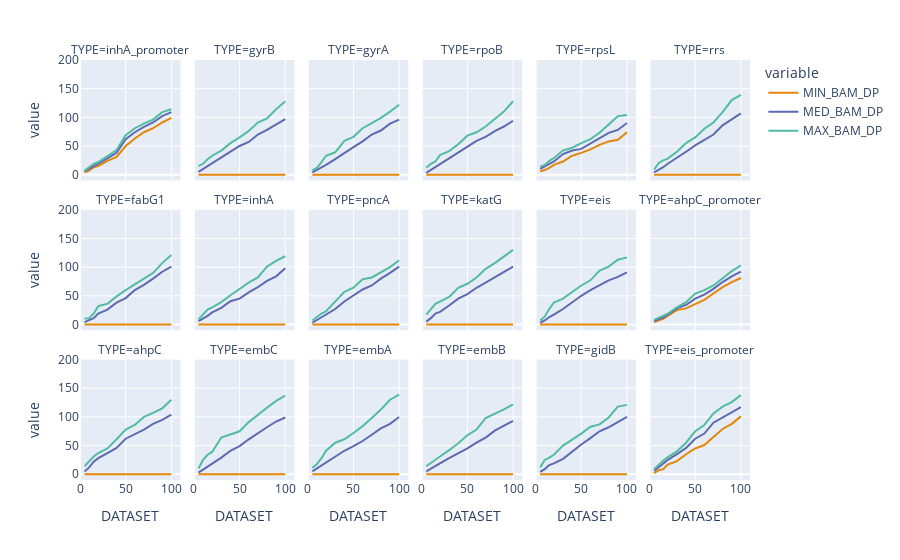

The cell this chart's notebook holds for it:
### Markdown cell above
#### DEL only

### Code cell
fig = px.line(DELsummstats.sort_values(by=['DATASET'], ascending=[True]), x='DATASET', y=['MIN_BAM_DP', 'MED_BAM_DP', 'MAX_BAM_DP'], facet_col='TYPE', facet_col_wrap=6, range_y=(-10, 200), range_x=(0, 110), color_discrete_sequence=px.colors.qualitative.Vivid)
fig

### Figure 1 — Plotly figure (JSON) as saved in the notebook; plotly's stock layout.template omitted (floating-point values rounded to 4 significant figures)
{"data": [{"hovertemplate": "variable=MIN_BAM_DP<br>TYPE=inhA_promoter<br>DATASET=%{x}<br>value=%{y}<extra></extra>", "legendgroup": "MIN_BAM_DP", "line": {"color": "rgb(229, 134, 6)", "dash": "solid"}, "mode": "lines", "name": "MIN_BAM_DP", "orientation": "v", "showlegend": true, "type": "scatter", "x": [5, 10, 15, 20, 30, 40, 50, 60, 70, 80, 90, 100], "xaxis": "x13", "y": [4, 7, 13, 15, 24, 31, 50, 63, 74, 81, 91, 99], "yaxis": "y13"}, {"hovertemplate": "variable=MIN_BAM_DP<br>TYPE=gyrB<br>DATASET=%{x}<br>value=%{y}<extra></extra>", "legendgroup": "MIN_BAM_DP", "line": {"color": "rgb(229, 134, 6)", "dash": "solid"}, "mode": "lines", "name": "MIN_BAM_DP", "orientation": "v", "showlegend": false, "type": "scatter", "x": [5, 10, 15, 20, 30, 40, 50, 60, 70, 80, 90, 100], "xaxis": "x14", "y": [0, 0, 0, 0, 0, 0, 0, 0, 0, 0, 0, 0], "yaxis": "y14"}, {"hovertemplate": "variable=MIN_BAM_DP<br>TYPE=gyrA<br>DATASET=%{x}<br>value=%{y}<extra></extra>", "legendgroup": "MIN_BAM_DP", "line": {"color": "rgb(229, 134, 6)", "dash": "solid"}, "mode": "lines", "name": "MIN_BAM_DP", "orientation": "v", "showlegend": false, "type": "scatter", "x": [5, 10, 15, 20, 30, 40, 50, 60, 70, 80, 90, 100], "xaxis": "x15", "y": [0, 0, 0, 0, 0, 0, 0, 0, 0, 0, 0, 0], "yaxis": "y15"}, {"hovertemplate": "variable=MIN_BAM_DP<br>TYPE=rpoB<br>DATASET=%{x}<br>value=%{y}<extra></extra>", "legendgroup": "MIN_BAM_DP", "line": {"color": "rgb(229, 134, 6)", "dash": "solid"}, "mode": "lines", "name": "MIN_BAM_DP", "orientation": "v", "showlegend": false, "type": "scatter", "x": [5, 10, 15, 20, 30, 40, 50, 60, 70, 80, 90, 100], "xaxis": "x16", "y": [0, 0, 0, 0, 0, 0, 0, 0, 0, 0, 0, 0], "yaxis": "y16"}, {"hovertemplate": "variable=MIN_BAM_DP<br>TYPE=rpsL<br>DATASET=%{x}<br>value=%{y}<extra></extra>", "legendgroup": "MIN_BAM_DP", "line": {"color": "rgb(229, 134, 6)", "dash": "solid"}, "mode": "lines", "name": "MIN_BAM_DP", "orientation": "v", "showlegend": false, "type": "scatter", "x": [5, 10, 15, 20, 30, 40, 50, 60, 70, 80, 90, 100], "xaxis": "x17", "y": [6, 8, 12, 17, 23, 33, 38, 44, 52, 58, 61, 74], "yaxis": "y17"}, {"hovertemplate": "variable=MIN_BAM_DP<br>TYPE=rrs<br>DATASET=%{x}<br>value=%{y}<extra></extra>", "legendgroup": "MIN_BAM_DP", "line": {"color": "rgb(229, 134, 6)", "dash": "solid"}, "mode": "lines", "name": "MIN_BAM_DP", "orientation": "v", "showlegend": false, "type": "scatter", "x": [5, 10, 15, 20, 30, 40, 50, 60, 70, 80, 90, 100], "xaxis": "x18", "y": [0, 0, 0, 0, 0, 0, 0, 0, 0, 0, 0, 0], "yaxis": "y18"}, {"hovertemplate": "variable=MIN_BAM_DP<br>TYPE=fabG1<br>DATASET=%{x}<br>value=%{y}<extra></extra>", "legendgroup": "MIN_BAM_DP", "line": {"color": "rgb(229, 134, 6)", "dash": "solid"}, "mode": "lines", "name": "MIN_BAM_DP", "orientation": "v", "showlegend": false, "type": "scatter", "x": [5, 10, 15, 20, 30, 40, 50, 60, 70, 80, 90, 100], "xaxis": "x7", "y": [0, 0, 0, 0, 0, 0, 0, 0, 0, 0, 0, 0], "yaxis": "y7"}, {"hovertemplate": "variable=MIN_BAM_DP<br>TYPE=inhA<br>DATASET=%{x}<br>value=%{y}<extra></extra>", "legendgroup": "MIN_BAM_DP", "line": {"color": "rgb(229, 134, 6)", "dash": "solid"}, "mode": "lines", "name": "MIN_BAM_DP", "orientation": "v", "showlegend": false, "type": "scatter", "x": [5, 10, 15, 20, 30, 40, 50, 60, 70, 80, 90, 100], "xaxis": "x8", "y": [0, 0, 0, 0, 0, 0, 0, 0, 0, 0, 0, 0], "yaxis": "y8"}, {"hovertemplate": "variable=MIN_BAM_DP<br>TYPE=pncA<br>DATASET=%{x}<br>value=%{y}<extra></extra>", "legendgroup": "MIN_BAM_DP", "line": {"color": "rgb(229, 134, 6)", "dash": "solid"}, "mode": "lines", "name": "MIN_BAM_DP", "orientation": "v", "showlegend": false, "type": "scatter", "x": [5, 10, 15, 20, 30, 40, 50, 60, 70, 80, 90, 100], "xaxis": "x9", "y": [0, 0, 0, 0, 0, 0, 0, 0, 0, 0, 0, 0], "yaxis": "y9"}, {"hovertemplate": "variable=MIN_BAM_DP<br>TYPE=katG<br>DATASET=%{x}<br>value=%{y}<extra></extra>", "legendgroup": "MIN_BAM_DP", "line": {"color": "rgb(229, 134, 6)", "dash": "solid"}, "mode": "lines", "name": "MIN_BAM_DP", "orientation": "v", "showlegend": false, "type": "scatter", "x": [5, 10, 15, 20, 30, 40, 50, 60, 70, 80, 90, 100], "xaxis": "x10", "y": [0, 0, 0, 0, 0, 0, 0, 0, 0, 0, 0, 0], "yaxis": "y10"}, {"hovertemplate": "variable=MIN_BAM_DP<br>TYPE=eis<br>DATASET=%{x}<br>value=%{y}<extra></extra>", "legendgroup": "MIN_BAM_DP", "line": {"color": "rgb(229, 134, 6)", "dash": "solid"}, "mode": "lines", "name": "MIN_BAM_DP", "orientation": "v", "showlegend": false, "type": "scatter", "x": [5, 10, 15, 20, 30, 40, 50, 60, 70, 80, 90, 100], "xaxis": "x11", "y": [0, 0, 0, 0, 0, 0, 0, 0, 0, 0, 0, 0], "yaxis": "y11"}, {"hovertemplate": "variable=MIN_BAM_DP<br>TYPE=ahpC_promoter<br>DATASET=%{x}<br>value=%{y}<extra></extra>", "legendgroup": "MIN_BAM_DP", "line": {"color": "rgb(229, 134, 6)", "dash": "solid"}, "mode": "lines", "name": "MIN_BAM_DP", "orientation": "v", "showlegend": false, "type": "scatter", "x": [5, 10, 15, 20, 30, 40, 50, 60, 70, 80, 90, 100], "xaxis": "x12", "y": [4, 7, 10, 15, 25, 28, 35, 43, 54, 65, 74, 81], "yaxis": "y12"}, {"hovertemplate": "variable=MIN_BAM_DP<br>TYPE=ahpC<br>DATASET=%{x}<br>value=%{y}<extra></extra>", "legendgroup": "MIN_BAM_DP", "line": {"color": "rgb(229, 134, 6)", "dash": "solid"}, "mode": "lines", "name": "MIN_BAM_DP", "orientation": "v", "showlegend": false, "type": "scatter", "x": [5, 10, 15, 20, 30, 40, 50, 60, 70, 80, 90, 100], "xaxis": "x", "y": [0, 0, 0, 0, 0, 0, 0, 0, 0, 0, 0, 0], "yaxis": "y"}, {"hovertemplate": "variable=MIN_BAM_DP<br>TYPE=embC<br>DATASET=%{x}<br>value=%{y}<extra></extra>", "legendgroup": "MIN_BAM_DP", "line": {"color": "rgb(229, 134, 6)", "dash": "solid"}, "mode": "lines", "name": "MIN_BAM_DP", "orientation": "v", "showlegend": false, "type": "scatter", "x": [5, 10, 15, 20, 30, 40, 50, 60, 70, 80, 90, 100], "xaxis": "x2", "y": [0, 0, 0, 0, 0, 0, 0, 0, 0, 0, 0, 0], "yaxis": "y2"}, {"hovertemplate": "variable=MIN_BAM_DP<br>TYPE=embA<br>DATASET=%{x}<br>value=%{y}<extra></extra>", "legendgroup": "MIN_BAM_DP", "line": {"color": "rgb(229, 134, 6)", "dash": "solid"}, "mode": "lines", "name": "MIN_BAM_DP", "orientation": "v", "showlegend": false, "type": "scatter", "x": [5, 10, 15, 20, 30, 40, 50, 60, 70, 80, 90, 100], "xaxis": "x3", "y": [0, 0, 0, 0, 0, 0, 0, 0, 0, 0, 0, 0], "yaxis": "y3"}, {"hovertemplate": "variable=MIN_BAM_DP<br>TYPE=embB<br>DATASET=%{x}<br>value=%{y}<extra></extra>", "legendgroup": "MIN_BAM_DP", "line": {"color": "rgb(229, 134, 6)", "dash": "solid"}, "mode": "lines", "name": "MIN_BAM_DP", "orientation": "v", "showlegend": false, "type": "scatter", "x": [5, 10, 15, 20, 30, 40, 50, 60, 70, 80, 90, 100], "xaxis": "x4", "y": [0, 0, 0, 0, 0, 0, 0, 0, 0, 0, 0, 0], "yaxis": "y4"}, {"hovertemplate": "variable=MIN_BAM_DP<br>TYPE=gidB<br>DATASET=%{x}<br>value=%{y}<extra></extra>", "legendgroup": "MIN_BAM_DP", "line": {"color": "rgb(229, 134, 6)", "dash": "solid"}, "mode": "lines", "name": "MIN_BAM_DP", "orientation": "v", "showlegend": false, "type": "scatter", "x": [5, 10, 15, 20, 30, 40, 50, 60, 70, 80, 90, 100], "xaxis": "x5", "y": [0, 0, 0, 0, 0, 0, 0, 0, 0, 0, 0, 0], "yaxis": "y5"}, {"hovertemplate": "variable=MIN_BAM_DP<br>TYPE=eis_promoter<br>DATASET=%{x}<br>value=%{y}<extra></extra>", "legendgroup": "MIN_BAM_DP", "line": {"color": "rgb(229, 134, 6)", "dash": "solid"}, "mode": "lines", "name": "MIN_BAM_DP", "orientation": "v", "showlegend": false, "type": "scatter", "x": [5, 10, 15, 20, 30, 40, 50, 60, 70, 80, 90, 100], "xaxis": "x6", "y": [2, 7, 9, 17, 23, 35, 45, 51, 65, 79, 88, 101], "yaxis": "y6"}, {"hovertemplate": "variable=MED_BAM_DP<br>TYPE=inhA_promoter<br>DATASET=%{x}<br>value=%{y}<extra></extra>", "legendgroup": "MED_BAM_DP", "line": {"color": "rgb(93, 105, 177)", "dash": "solid"}, "mode": "lines", "name": "MED_BAM_DP", "orientation": "v", "showlegend": true, "type": "scatter", "x": [5, 10, 15, 20, 30, 40, 50, 60, 70, 80, 90, 100], "xaxis": "x13", "y": [5.5, 11, 15, 19, 29, 38, 62, 74, 83.5, 91, 102, 109], "yaxis": "y13"}, {"hovertemplate": "variable=MED_BAM_DP<br>TYPE=gyrB<br>DATASET=%{x}<br>value=%{y}<extra></extra>", "legendgroup": "MED_BAM_DP", "line": {"color": "rgb(93, 105, 177)", "dash": "solid"}, "mode": "lines", "name": "MED_BAM_DP", "orientation": "v", "showlegend": false, "type": "scatter", "x": [5, 10, 15, 20, 30, 40, 50, 60, 70, 80, 90, 100], "xaxis": "x14", "y": [5, 10, 14, 19, 29, 40, 50, 57, 70, 78, 88, 97], "yaxis": "y14"}, {"hovertemplate": "variable=MED_BAM_DP<br>TYPE=gyrA<br>DATASET=%{x}<br>value=%{y}<extra></extra>", "legendgroup": "MED_BAM_DP", "line": {"color": "rgb(93, 105, 177)", "dash": "solid"}, "mode": "lines", "name": "MED_BAM_DP", "orientation": "v", "showlegend": false, "type": "scatter", "x": [5, 10, 15, 20, 30, 40, 50, 60, 70, 80, 90, 100], "xaxis": "x15", "y": [4, 8, 13, 17, 27, 38, 48, 58, 70, 77, 89, 96], "yaxis": "y15"}, {"hovertemplate": "variable=MED_BAM_DP<br>TYPE=rpoB<br>DATASET=%{x}<br>value=%{y}<extra></extra>", "legendgroup": "MED_BAM_DP", "line": {"color": "rgb(93, 105, 177)", "dash": "solid"}, "mode": "lines", "name": "MED_BAM_DP", "orientation": "v", "showlegend": false, "type": "scatter", "x": [5, 10, 15, 20, 30, 40, 50, 60, 70, 80, 90, 100], "xaxis": "x16", "y": [3, 8, 13, 18, 29, 38, 49, 59, 66, 76, 84, 94], "yaxis": "y16"}, {"hovertemplate": "variable=MED_BAM_DP<br>TYPE=rpsL<br>DATASET=%{x}<br>value=%{y}<extra></extra>", "legendgroup": "MED_BAM_DP", "line": {"color": "rgb(93, 105, 177)", "dash": "solid"}, "mode": "lines", "name": "MED_BAM_DP", "orientation": "v", "showlegend": false, "type": "scatter", "x": [5, 10, 15, 20, 30, 40, 50, 60, 70, 80, 90, 100], "xaxis": "x17", "y": [10, 14, 18, 23, 36, 42, 45, 54, 64, 73, 78, 90], "yaxis": "y17"}, {"hovertemplate": "variable=MED_BAM_DP<br>TYPE=rrs<br>DATASET=%{x}<br>value=%{y}<extra></extra>", "legendgroup": "MED_BAM_DP", "line": {"color": "rgb(93, 105, 177)", "dash": "solid"}, "mode": "lines", "name": "MED_BAM_DP", "orientation": "v", "showlegend": false, "type": "scatter", "x": [5, 10, 15, 20, 30, 40, 50, 60, 70, 80, 90, 100], "xaxis": "x18", "y": [4, 8, 13, 19, 29, 40, 51, 60, 70, 86, 96, 107], "yaxis": "y18"}, {"hovertemplate": "variable=MED_BAM_DP<br>TYPE=fabG1<br>DATASET=%{x}<br>value=%{y}<extra></extra>", "legendgroup": "MED_BAM_DP", "line": {"color": "rgb(93, 105, 177)", "dash": "solid"}, "mode": "lines", "name": "MED_BAM_DP", "orientation": "v", "showlegend": false, "type": "scatter", "x": [5, 10, 15, 20, 30, 40, 50, 60, 70, 80, 90, 100], "xaxis": "x7", "y": [4, 7, 11, 19, 26, 38, 46, 60, 69, 80, 92, 101], "yaxis": "y7"}, {"hovertemplate": "variable=MED_BAM_DP<br>TYPE=inhA<br>DATASET=%{x}<br>value=%{y}<extra></extra>", "legendgroup": "MED_BAM_DP", "line": {"color": "rgb(93, 105, 177)", "dash": "solid"}, "mode": "lines", "name": "MED_BAM_DP", "orientation": "v", "showlegend": false, "type": "scatter", "x": [5, 10, 15, 20, 30, 40, 50, 60, 70, 80, 90, 100], "xaxis": "x8", "y": [6, 10, 15, 21, 29, 40.5, 45, 56, 65, 76, 84, 98], "yaxis": "y8"}, {"hovertemplate": "variable=MED_BAM_DP<br>TYPE=pncA<br>DATASET=%{x}<br>value=%{y}<extra></extra>", "legendgroup": "MED_BAM_DP", "line": {"color": "rgb(93, 105, 177)", "dash": "solid"}, "mode": "lines", "name": "MED_BAM_DP", "orientation": "v", "showlegend": false, "type": "scatter", "x": [5, 10, 15, 20, 30, 40, 50, 60, 70, 80, 90, 100], "xaxis": "x9", "y": [3, 8, 12, 17, 27, 40, 50, 61, 68, 80, 90, 101], "yaxis": "y9"}, {"hovertemplate": "variable=MED_BAM_DP<br>TYPE=katG<br>DATASET=%{x}<br>value=%{y}<extra></extra>", "legendgroup": "MED_BAM_DP", "line": {"color": "rgb(93, 105, 177)", "dash": "solid"}, "mode": "lines", "name": "MED_BAM_DP", "orientation": "v", "showlegend": false, "type": "scatter", "x": [5, 10, 15, 20, 30, 40, 50, 60, 70, 80, 90, 100], "xaxis": "x10", "y": [5, 11, 19, 22, 33, 45, 53, 64, 73, 82, 91, 101], "yaxis": "y10"}, {"hovertemplate": "variable=MED_BAM_DP<br>TYPE=eis<br>DATASET=%{x}<br>value=%{y}<extra></extra>", "legendgroup": "MED_BAM_DP", "line": {"color": "rgb(93, 105, 177)", "dash": "solid"}, "mode": "lines", "name": "MED_BAM_DP", "orientation": "v", "showlegend": false, "type": "scatter", "x": [5, 10, 15, 20, 30, 40, 50, 60, 70, 80, 90, 100], "xaxis": "x11", "y": [3, 7, 13, 17, 27, 39, 50, 60, 68, 77, 83, 91], "yaxis": "y11"}, {"hovertemplate": "variable=MED_BAM_DP<br>TYPE=ahpC_promoter<br>DATASET=%{x}<br>value=%{y}<extra></extra>", "legendgroup": "MED_BAM_DP", "line": {"color": "rgb(93, 105, 177)", "dash": "solid"}, "mode": "lines", "name": "MED_BAM_DP", "orientation": "v", "showlegend": false, "type": "scatter", "x": [5, 10, 15, 20, 30, 40, 50, 60, 70, 80, 90, 100], "xaxis": "x12", "y": [6, 9, 12, 17, 28, 34, 45, 52, 62, 74, 84, 92], "yaxis": "y12"}, {"hovertemplate": "variable=MED_BAM_DP<br>TYPE=ahpC<br>DATASET=%{x}<br>value=%{y}<extra></extra>", "legendgroup": "MED_BAM_DP", "line": {"color": "rgb(93, 105, 177)", "dash": "solid"}, "mode": "lines", "name": "MED_BAM_DP", "orientation": "v", "showlegend": false, "type": "scatter", "x": [5, 10, 15, 20, 30, 40, 50, 60, 70, 80, 90, 100], "xaxis": "x", "y": [5, 12, 22, 28, 37, 46, 62, 70, 78, 88, 95, 104], "yaxis": "y"}, {"hovertemplate": "variable=MED_BAM_DP<br>TYPE=embC<br>DATASET=%{x}<br>value=%{y}<extra></extra>", "legendgroup": "MED_BAM_DP", "line": {"color": "rgb(93, 105, 177)", "dash": "solid"}, "mode": "lines", "name": "MED_BAM_DP", "orientation": "v", "showlegend": false, "type": "scatter", "x": [5, 10, 15, 20, 30, 40, 50, 60, 70, 80, 90, 100], "xaxis": "x2", "y": [3, 8, 13, 19, 29, 41, 49, 61, 72, 82, 92, 99], "yaxis": "y2"}, {"hovertemplate": "variable=MED_BAM_DP<br>TYPE=embA<br>DATASET=%{x}<br>value=%{y}<extra></extra>", "legendgroup": "MED_BAM_DP", "line": {"color": "rgb(93, 105, 177)", "dash": "solid"}, "mode": "lines", "name": "MED_BAM_DP", "orientation": "v", "showlegend": false, "type": "scatter", "x": [5, 10, 15, 20, 30, 40, 50, 60, 70, 80, 90, 100], "xaxis": "x3", "y": [5, 10, 15, 20, 30, 41, 49, 58, 69, 80, 88, 100], "yaxis": "y3"}, {"hovertemplate": "variable=MED_BAM_DP<br>TYPE=embB<br>DATASET=%{x}<br>value=%{y}<extra></extra>", "legendgroup": "MED_BAM_DP", "line": {"color": "rgb(93, 105, 177)", "dash": "solid"}, "mode": "lines", "name": "MED_BAM_DP", "orientation": "v", "showlegend": false, "type": "scatter", "x": [5, 10, 15, 20, 30, 40, 50, 60, 70, 80, 90, 100], "xaxis": "x4", "y": [5, 10, 14, 19, 28, 36, 45, 55, 64, 76, 85, 93], "yaxis": "y4"}, {"hovertemplate": "variable=MED_BAM_DP<br>TYPE=gidB<br>DATASET=%{x}<br>value=%{y}<extra></extra>", "legendgroup": "MED_BAM_DP", "line": {"color": "rgb(93, 105, 177)", "dash": "solid"}, "mode": "lines", "name": "MED_BAM_DP", "orientation": "v", "showlegend": false, "type": "scatter", "x": [5, 10, 15, 20, 30, 40, 50, 60, 70, 80, 90, 100], "xaxis": "x5", "y": [4, 9, 16, 19, 27, 40, 52, 63, 75, 82, 91, 100], "yaxis": "y5"}, {"hovertemplate": "variable=MED_BAM_DP<br>TYPE=eis_promoter<br>DATASET=%{x}<br>value=%{y}<extra></extra>", "legendgroup": "MED_BAM_DP", "line": {"color": "rgb(93, 105, 177)", "dash": "solid"}, "mode": "lines", "name": "MED_BAM_DP", "orientation": "v", "showlegend": false, "type": "scatter", "x": [5, 10, 15, 20, 30, 40, 50, 60, 70, 80, 90, 100], "xaxis": "x6", "y": [6, 12, 19, 25, 35, 46, 62, 71, 90, 99, 107, 117], "yaxis": "y6"}, {"hovertemplate": "variable=MAX_BAM_DP<br>TYPE=inhA_promoter<br>DATASET=%{x}<br>value=%{y}<extra></extra>", "legendgroup": "MAX_BAM_DP", "line": {"color": "rgb(82, 188, 163)", "dash": "solid"}, "mode": "lines", "name": "MAX_BAM_DP", "orientation": "v", "showlegend": true, "type": "scatter", "x": [5, 10, 15, 20, 30, 40, 50, 60, 70, 80, 90, 100], "xaxis": "x13", "y": [7, 13, 19, 22, 32, 43, 69, 81, 89, 96, 109, 114], "yaxis": "y13"}, {"hovertemplate": "variable=MAX_BAM_DP<br>TYPE=gyrB<br>DATASET=%{x}<br>value=%{y}<extra></extra>", "legendgroup": "MAX_BAM_DP", "line": {"color": "rgb(82, 188, 163)", "dash": "solid"}, "mode": "lines", "name": "MAX_BAM_DP", "orientation": "v", "showlegend": false, "type": "scatter", "x": [5, 10, 15, 20, 30, 40, 50, 60, 70, 80, 90, 100], "xaxis": "x14", "y": [15, 19, 27, 33, 42, 55, 65, 76, 91, 98, 114, 128], "yaxis": "y14"}, {"hovertemplate": "variable=MAX_BAM_DP<br>TYPE=gyrA<br>DATASET=%{x}<br>value=%{y}<extra></extra>", "legendgroup": "MAX_BAM_DP", "line": {"color": "rgb(82, 188, 163)", "dash": "solid"}, "mode": "lines", "name": "MAX_BAM_DP", "orientation": "v", "showlegend": false, "type": "scatter", "x": [5, 10, 15, 20, 30, 40, 50, 60, 70, 80, 90, 100], "xaxis": "x15", "y": [8, 12, 22, 33, 39, 59, 66, 81, 90, 99, 110, 122], "yaxis": "y15"}, {"hovertemplate": "variable=MAX_BAM_DP<br>TYPE=rpoB<br>DATASET=%{x}<br>value=%{y}<extra></extra>", "legendgroup": "MAX_BAM_DP", "line": {"color": "rgb(82, 188, 163)", "dash": "solid"}, "mode": "lines", "name": "MAX_BAM_DP", "orientation": "v", "showlegend": false, "type": "scatter", "x": [5, 10, 15, 20, 30, 40, 50, 60, 70, 80, 90, 100], "xaxis": "x16", "y": [12, 19, 23, 34, 41, 53, 68, 74, 84, 97, 110, 128], "yaxis": "y16"}, {"hovertemplate": "variable=MAX_BAM_DP<br>TYPE=rpsL<br>DATASET=%{x}<br>value=%{y}<extra></extra>", "legendgroup": "MAX_BAM_DP", "line": {"color": "rgb(82, 188, 163)", "dash": "solid"}, "mode": "lines", "name": "MAX_BAM_DP", "orientation": "v", "showlegend": false, "type": "scatter", "x": [5, 10, 15, 20, 30, 40, 50, 60, 70, 80, 90, 100], "xaxis": "x17", "y": [14, 17, 24, 29, 42, 47, 55, 62, 73, 87, 102, 104], "yaxis": "y17"}, {"hovertemplate": "variable=MAX_BAM_DP<br>TYPE=rrs<br>DATASET=%{x}<br>value=%{y}<extra></extra>", "legendgroup": "MAX_BAM_DP", "line": {"color": "rgb(82, 188, 163)", "dash": "solid"}, "mode": "lines", "name": "MAX_BAM_DP", "orientation": "v", "showlegend": false, "type": "scatter", "x": [5, 10, 15, 20, 30, 40, 50, 60, 70, 80, 90, 100], "xaxis": "x18", "y": [9, 20, 25, 28, 40, 55, 65, 80, 91, 109, 130, 139], "yaxis": "y18"}, {"hovertemplate": "variable=MAX_BAM_DP<br>TYPE=fabG1<br>DATASET=%{x}<br>value=%{y}<extra></extra>", "legendgroup": "MAX_BAM_DP", "line": {"color": "rgb(82, 188, 163)", "dash": "solid"}, "mode": "lines", "name": "MAX_BAM_DP", "orientation": "v", "showlegend": false, "type": "scatter", "x": [5, 10, 15, 20, 30, 40, 50, 60, 70, 80, 90, 100], "xaxis": "x7", "y": [10, 11, 19, 32, 36, 49, 60, 70, 80, 90, 107, 121], "yaxis": "y7"}, {"hovertemplate": "variable=MAX_BAM_DP<br>TYPE=inhA<br>DATASET=%{x}<br>value=%{y}<extra></extra>", "legendgroup": "MAX_BAM_DP", "line": {"color": "rgb(82, 188, 163)", "dash": "solid"}, "mode": "lines", "name": "MAX_BAM_DP", "orientation": "v", "showlegend": false, "type": "scatter", "x": [5, 10, 15, 20, 30, 40, 50, 60, 70, 80, 90, 100], "xaxis": "x8", "y": [9, 17, 26, 30, 39, 51, 62, 73, 82, 101, 111, 119], "yaxis": "y8"}, {"hovertemplate": "variable=MAX_BAM_DP<br>TYPE=pncA<br>DATASET=%{x}<br>value=%{y}<extra></extra>", "legendgroup": "MAX_BAM_DP", "line": {"color": "rgb(82, 188, 163)", "dash": "solid"}, "mode": "lines", "name": "MAX_BAM_DP", "orientation": "v", "showlegend": false, "type": "scatter", "x": [5, 10, 15, 20, 30, 40, 50, 60, 70, 80, 90, 100], "xaxis": "x9", "y": [7, 13, 19, 23, 40, 57, 64, 79, 82, 91, 100, 112], "yaxis": "y9"}, {"hovertemplate": "variable=MAX_BAM_DP<br>TYPE=katG<br>DATASET=%{x}<br>value=%{y}<extra></extra>", "legendgroup": "MAX_BAM_DP", "line": {"color": "rgb(82, 188, 163)", "dash": "solid"}, "mode": "lines", "name": "MAX_BAM_DP", "orientation": "v", "showlegend": false, "type": "scatter", "x": [5, 10, 15, 20, 30, 40, 50, 60, 70, 80, 90, 100], "xaxis": "x10", "y": [17, 26, 36, 40, 48, 64, 71, 82, 97, 107, 118, 130], "yaxis": "y10"}, {"hovertemplate": "variable=MAX_BAM_DP<br>TYPE=eis<br>DATASET=%{x}<br>value=%{y}<extra></extra>", "legendgroup": "MAX_BAM_DP", "line": {"color": "rgb(82, 188, 163)", "dash": "solid"}, "mode": "lines", "name": "MAX_BAM_DP", "orientation": "v", "showlegend": false, "type": "scatter", "x": [5, 10, 15, 20, 30, 40, 50, 60, 70, 80, 90, 100], "xaxis": "x11", "y": [7, 14, 27, 38, 45, 56, 68, 77, 94, 101, 113, 117], "yaxis": "y11"}, {"hovertemplate": "variable=MAX_BAM_DP<br>TYPE=ahpC_promoter<br>DATASET=%{x}<br>value=%{y}<extra></extra>", "legendgroup": "MAX_BAM_DP", "line": {"color": "rgb(82, 188, 163)", "dash": "solid"}, "mode": "lines", "name": "MAX_BAM_DP", "orientation": "v", "showlegend": false, "type": "scatter", "x": [5, 10, 15, 20, 30, 40, 50, 60, 70, 80, 90, 100], "xaxis": "x12", "y": [8, 12, 15, 19, 30, 39, 54, 60, 68, 81, 93, 103], "yaxis": "y12"}, {"hovertemplate": "variable=MAX_BAM_DP<br>TYPE=ahpC<br>DATASET=%{x}<br>value=%{y}<extra></extra>", "legendgroup": "MAX_BAM_DP", "line": {"color": "rgb(82, 188, 163)", "dash": "solid"}, "mode": "lines", "name": "MAX_BAM_DP", "orientation": "v", "showlegend": false, "type": "scatter", "x": [5, 10, 15, 20, 30, 40, 50, 60, 70, 80, 90, 100], "xaxis": "x", "y": [14, 22, 31, 37, 45, 61, 78, 86, 100, 107, 115, 130], "yaxis": "y"}, {"hovertemplate": "variable=MAX_BAM_DP<br>TYPE=embC<br>DATASET=%{x}<br>value=%{y}<extra></extra>", "legendgroup": "MAX_BAM_DP", "line": {"color": "rgb(82, 188, 163)", "dash": "solid"}, "mode": "lines", "name": "MAX_BAM_DP", "orientation": "v", "showlegend": false, "type": "scatter", "x": [5, 10, 15, 20, 30, 40, 50, 60, 70, 80, 90, 100], "xaxis": "x2", "y": [10, 25, 34, 39, 64, 70, 75, 91, 104, 116, 128, 137], "yaxis": "y2"}, {"hovertemplate": "variable=MAX_BAM_DP<br>TYPE=embA<br>DATASET=%{x}<br>value=%{y}<extra></extra>", "legendgroup": "MAX_BAM_DP", "line": {"color": "rgb(82, 188, 163)", "dash": "solid"}, "mode": "lines", "name": "MAX_BAM_DP", "orientation": "v", "showlegend": false, "type": "scatter", "x": [5, 10, 15, 20, 30, 40, 50, 60, 70, 80, 90, 100], "xaxis": "x3", "y": [11, 18, 28, 41, 55, 61, 72, 84, 98, 113, 130, 139], "yaxis": "y3"}, {"hovertemplate": "variable=MAX_BAM_DP<br>TYPE=embB<br>DATASET=%{x}<br>value=%{y}<extra></extra>", "legendgroup": "MAX_BAM_DP", "line": {"color": "rgb(82, 188, 163)", "dash": "solid"}, "mode": "lines", "name": "MAX_BAM_DP", "orientation": "v", "showlegend": false, "type": "scatter", "x": [5, 10, 15, 20, 30, 40, 50, 60, 70, 80, 90, 100], "xaxis": "x4", "y": [14, 20, 25, 31, 42, 54, 68, 78, 98, 105, 113, 122], "yaxis": "y4"}, {"hovertemplate": "variable=MAX_BAM_DP<br>TYPE=gidB<br>DATASET=%{x}<br>value=%{y}<extra></extra>", "legendgroup": "MAX_BAM_DP", "line": {"color": "rgb(82, 188, 163)", "dash": "solid"}, "mode": "lines", "name": "MAX_BAM_DP", "orientation": "v", "showlegend": false, "type": "scatter", "x": [5, 10, 15, 20, 30, 40, 50, 60, 70, 80, 90, 100], "xaxis": "x5", "y": [12, 25, 29, 34, 50, 60, 71, 83, 87, 99, 118, 121], "yaxis": "y5"}, {"hovertemplate": "variable=MAX_BAM_DP<br>TYPE=eis_promoter<br>DATASET=%{x}<br>value=%{y}<extra></extra>", "legendgroup": "MAX_BAM_DP", "line": {"color": "rgb(82, 188, 163)", "dash": "solid"}, "mode": "lines", "name": "MAX_BAM_DP", "orientation": "v", "showlegend": false, "type": "scatter", "x": [5, 10, 15, 20, 30, 40, 50, 60, 70, 80, 90, 100], "xaxis": "x6", "y": [9, 17, 24, 30, 40, 55, 75, 86, 106, 118, 126, 138], "yaxis": "y6"}], "layout": {"annotations": [{"font": {}, "showarrow": false, "text": "TYPE=ahpC", "x": 0.075, "xanchor": "center", "xref": "paper", "y": 0.2867, "yanchor": "bottom", "yref": "paper"}, {"font": {}, "showarrow": false, "text": "TYPE=embC", "x": 0.245, "xanchor": "center", "xref": "paper", "y": 0.2867, "yanchor": "bottom", "yref": "paper"}, {"font": {}, "showarrow": false, "text": "TYPE=embA", "x": 0.415, "xanchor": "center", "xref": "paper", "y": 0.2867, "yanchor": "bottom", "yref": "paper"}, {"font": {}, "showarrow": false, "text": "TYPE=embB", "x": 0.585, "xanchor": "center", "xref": "paper", "y": 0.2867, "yanchor": "bottom", "yref": "paper"}, {"font": {}, "showarrow": false, "text": "TYPE=gidB", "x": 0.755, "xanchor": "center", "xref": "paper", "y": 0.2867, "yanchor": "bottom", "yref": "paper"}, {"font": {}, "showarrow": false, "text": "TYPE=eis_promoter", "x": 0.925, "xanchor": "center", "xref": "paper", "y": 0.2867, "yanchor": "bottom", "yref": "paper"}, {"font": {}, "showarrow": false, "text": "TYPE=fabG1", "x": 0.075, "xanchor": "center", "xref": "paper", "y": 0.6433, "yanchor": "bottom", "yref": "paper"}, {"font": {}, "showarrow": false, "text": "TYPE=inhA", "x": 0.245, "xanchor": "center", "xref": "paper", "y": 0.6433, "yanchor": "bottom", "yref": "paper"}, {"font": {}, "showarrow": false, "text": "TYPE=pncA", "x": 0.415, "xanchor": "center", "xref": "paper", "y": 0.6433, "yanchor": "bottom", "yref": "paper"}, {"font": {}, "showarrow": false, "text": "TYPE=katG", "x": 0.585, "xanchor": "center", "xref": "paper", "y": 0.6433, "yanchor": "bottom", "yref": "paper"}, {"font": {}, "showarrow": false, "text": "TYPE=eis", "x": 0.755, "xanchor": "center", "xref": "paper", "y": 0.6433, "yanchor": "bottom", "yref": "paper"}, {"font": {}, "showarrow": false, "text": "TYPE=ahpC_promoter", "x": 0.925, "xanchor": "center", "xref": "paper", "y": 0.6433, "yanchor": "bottom", "yref": "paper"}, {"font": {}, "showarrow": false, "text": "TYPE=inhA_promoter", "x": 0.075, "xanchor": "center", "xref": "paper", "y": 1.0, "yanchor": "bottom", "yref": "paper"}, {"font": {}, "showarrow": false, "text": "TYPE=gyrB", "x": 0.245, "xanchor": "center", "xref": "paper", "y": 1.0, "yanchor": "bottom", "yref": "paper"}, {"font": {}, "showarrow": false, "text": "TYPE=gyrA", "x": 0.415, "xanchor": "center", "xref": "paper", "y": 1.0, "yanchor": "bottom", "yref": "paper"}, {"font": {}, "showarrow": false, "text": "TYPE=rpoB", "x": 0.585, "xanchor": "center", "xref": "paper", "y": 1.0, "yanchor": "bottom", "yref": "paper"}, {"font": {}, "showarrow": false, "text": "TYPE=rpsL", "x": 0.755, "xanchor": "center", "xref": "paper", "y": 1.0, "yanchor": "bottom", "yref": "paper"}, {"font": {}, "showarrow": false, "text": "TYPE=rrs", "x": 0.925, "xanchor": "center", "xref": "paper", "y": 1.0, "yanchor": "bottom", "yref": "paper"}], "autosize": true, "legend": {"title": {"text": "variable"}, "tracegroupgap": 0}, "margin": {"t": 60}, "xaxis": {"anchor": "y", "domain": [0, 0.15], "range": [0, 110], "title": {"text": "DATASET"}, "type": "linear"}, "xaxis10": {"anchor": "y10", "domain": [0.51, 0.66], "matches": "x", "showticklabels": false, "type": "linear"}, "xaxis11": {"anchor": "y11", "domain": [0.68, 0.83], "matches": "x", "showticklabels": false, "type": "linear"}, "xaxis12": {"anchor": "y12", "domain": [0.85, 1], "matches": "x", "showticklabels": false, "type": "linear"}, "xaxis13": {"anchor": "y13", "domain": [0, 0.15], "matches": "x", "showticklabels": false, "type": "linear"}, "xaxis14": {"anchor": "y14", "domain": [0.17, 0.32], "matches": "x", "showticklabels": false, "type": "linear"}, "xaxis15": {"anchor": "y15", "domain": [0.34, 0.49], "matches": "x", "showticklabels": false, "type": "linear"}, "xaxis16": {"anchor": "y16", "domain": [0.51, 0.66], "matches": "x", "showticklabels": false, "type": "linear"}, "xaxis17": {"anchor": "y17", "domain": [0.68, 0.83], "matches": "x", "showticklabels": false, "type": "linear"}, "xaxis18": {"anchor": "y18", "domain": [0.85, 1], "matches": "x", "showticklabels": false, "type": "linear"}, "xaxis2": {"anchor": "y2", "domain": [0.17, 0.32], "matches": "x", "range": [0, 110], "title": {"text": "DATASET"}, "type": "linear"}, "xaxis3": {"anchor": "y3", "domain": [0.34, 0.49], "matches": "x", "range": [0, 110], "title": {"text": "DATASET"}, "type": "linear"}, "xaxis4": {"anchor": "y4", "domain": [0.51, 0.66], "matches": "x", "range": [0, 110], "title": {"text": "DATASET"}, "type": "linear"}, "xaxis5": {"anchor": "y5", "domain": [0.68, 0.83], "matches": "x", "range": [0, 110], "title": {"text": "DATASET"}, "type": "linear"}, "xaxis6": {"anchor": "y6", "domain": [0.85, 1], "matches": "x", "range": [0, 110], "title": {"text": "DATASET"}, "type": "linear"}, "xaxis7": {"anchor": "y7", "domain": [0, 0.15], "matches": "x", "showticklabels": false, "type": "linear"}, "xaxis8": {"anchor": "y8", "domain": [0.17, 0.32], "matches": "x", "showticklabels": false, "type": "linear"}, "xaxis9": {"anchor": "y9", "domain": [0.34, 0.49], "matches": "x", "showticklabels": false, "type": "linear"}, "yaxis": {"anchor": "x", "domain": [0, 0.2867], "range": [-10, 200], "title": {"text": "value"}, "type": "linear"}, "yaxis10": {"anchor": "x10", "domain": [0.3567, 0.6433], "matches": "y", "showticklabels": false, "type": "linear"}, "yaxis11": {"anchor": "x11", "domain": [0.3567, 0.6433], "matches": "y", "showticklabels": false, "type": "linear"}, "yaxis12": {"anchor": "x12", "domain": [0.3567, 0.6433], "matches": "y", "showticklabels": false, "type": "linear"}, "yaxis13": {"anchor": "x13", "domain": [0.7133, 1.0], "matches": "y", "range": [-10, 200], "title": {"text": "value"}, "type": "linear"}, "yaxis14": {"anchor": "x14", "domain": [0.7133, 1.0], "matches": "y", "showticklabels": false, "type": "linear"}, "yaxis15": {"anchor": "x15", "domain": [0.7133, 1.0], "matches": "y", "showticklabels": false, "type": "linear"}, "yaxis16": {"anchor": "x16", "domain": [0.7133, 1.0], "matches": "y", "showticklabels": false, "type": "linear"}, "yaxis17": {"anchor": "x17", "domain": [0.7133, 1.0], "matches": "y", "showticklabels": false, "type": "linear"}, "yaxis18": {"anchor": "x18", "domain": [0.7133, 1.0], "matches": "y", "showticklabels": false, "type": "linear"}, "yaxis2": {"anchor": "x2", "domain": [0, 0.2867], "matches": "y", "showticklabels": false, "type": "linear"}, "yaxis3": {"anchor": "x3", "domain": [0, 0.2867], "matches": "y", "showticklabels": false, "type": "linear"}, "yaxis4": {"anchor": "x4", "domain": [0, 0.2867], "matches": "y", "showticklabels": false, "type": "linear"}, "yaxis5": {"anchor": "x5", "domain": [0, 0.2867], "matches": "y", "showticklabels": false, "type": "linear"}, "yaxis6": {"anchor": "x6", "domain": [0, 0.2867], "matches": "y", "showticklabels": false, "type": "linear"}, "yaxis7": {"anchor": "x7", "domain": [0.3567, 0.6433], "matches": "y", "range": [-10, 200], "title": {"text": "value"}, "type": "linear"}, "yaxis8": {"anchor": "x8", "domain": [0.3567, 0.6433], "matches": "y", "showticklabels": false, "type": "linear"}, "yaxis9": {"anchor": "x9", "domain": [0.3567, 0.6433], "matches": "y", "showticklabels": false, "type": "linear"}}}
